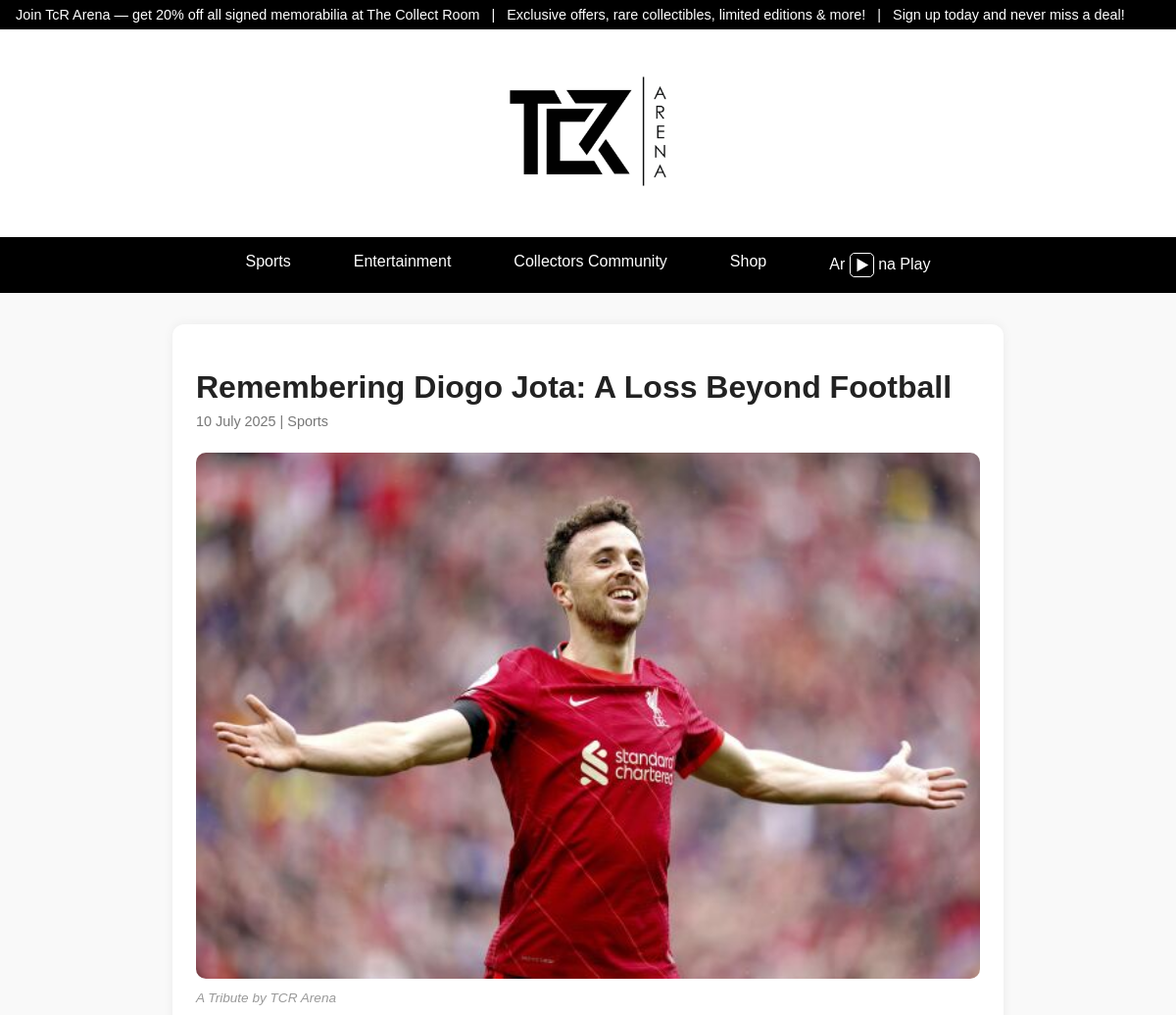
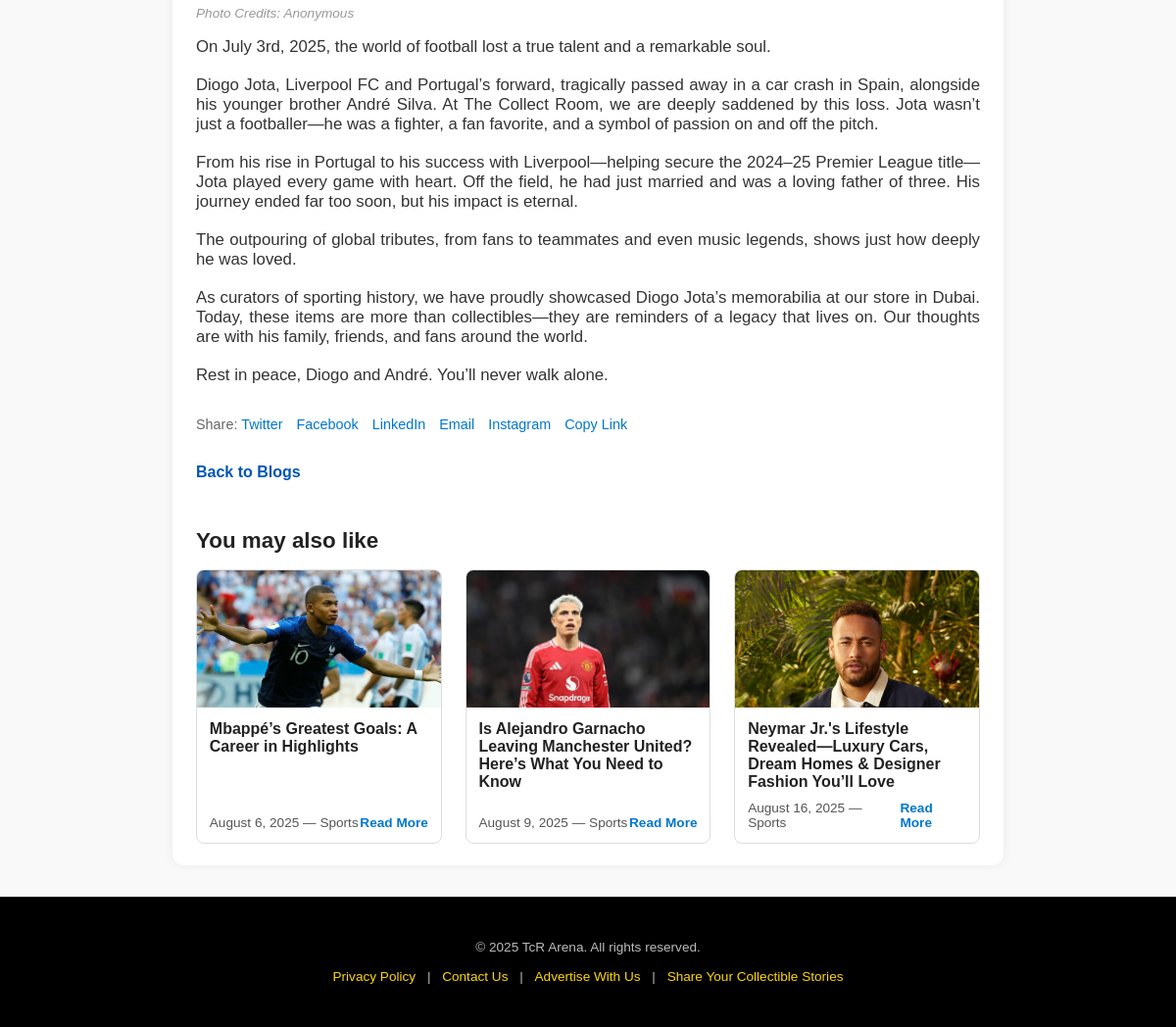
Screenshot of /news/1 with the database file from the repository (2 pictures, top to bottom).
### app.py (models this page shows)
class News(db.Model):
    id = db.Column(db.Integer, primary_key=True)
    title = db.Column(db.String(255))
    date = db.Column(db.String(50))
    category = db.Column(db.String(100))
    image_filename = db.Column(db.String(255))
    content = db.Column(db.Text)
    image_caption = db.Column(db.String(255))
    image_credit = db.Column(db.String(255))
    summary = db.Column(db.String(300))
    @property
    def image_url(self):
        if self.image_filename:
            return f"/static/uploads/{self.image_filename}"
        else:
            return "/static/uploads/default-placeholder.png"

### app.py (the view)
@app.route('/news/<int:news_id>')
def view_news(news_id):
    news = News.query.get_or_404(news_id)
    suggestions = News.query.filter(News.id != news_id, News.category == news.category).order_by(News.id.desc()).limit(3).all()
    return render_template('news_detail.html', news=news, suggestions=suggestions)

### templates/news_detail.html (shortened to what this page needs)
<!DOCTYPE html>
<html lang="en">
<head>
</head>
<body>
  <div class="top-black-bar">
    <marquee behavior="scroll" direction="left" scrollamount="8" onmouseover="this.stop();" onmouseout="this.start();">
      Join TcR Arena — get 20% off all signed memorabilia at The Collect Room&nbsp;&nbsp;&nbsp;|&nbsp;&nbsp;&nbsp;Exclusive offers, rare collectibles, limited editions &amp; more!&nbsp;&nbsp;&nbsp;|&nbsp;&nbsp;&nbsp;Sign up today and never miss a deal!
    </marquee>
  </div>
  <div class="logo-banner">
    <a href="{{ url_for('home') }}">
      <img src="{{ url_for('static', filename='arena.png') }}" alt="TCR Arena Logo" />
    </a>
  </div>
  <header>
    <div class="header-container">
      <nav id="navMenu">
        <a href="{{ url_for('blog', category='Sports') }}">Sports</a>
        <a href="{{ url_for('blog', category='Entertainment') }}">Entertainment</a>
        <a href="{{ url_for('memorabilia') }}">Collectors Community</a>
        <a href="https://www.thecollectroom.com/">Shop</a>
        <a href="{{ url_for('all_videos') }}">
          Ar <svg
            width="20"
            height="20"
            viewBox="0 0 24 24"
            fill="white"
            style="vertical-align: middle; border: 1px solid white; padding: 1.5px; box-sizing: content-box; border-radius: 5px;">
            <polygon points="6,4 20,12 6,20" />
          </svg> na Play
        </a>
      </nav>
    </div>
  </header>
   <div class="container">
    <h1 class="news-title">{{ news.title }}</h1>
    <div class="news-meta">{{ news.date }} | {{ news.category }}</div>
    <img src="{{ news.image_url }}" alt="{{ news.title }}" class="news-image">
    {% if news.image_caption %}
      <div class="caption-credit">{{ news.image_caption }}</div>
    {% endif %}
    {% if news.image_credit %}
      <div class="caption-credit">Photo Credits: {{ news.image_credit }}</div>
    {% endif %}
    <div class="news-content">
      {% for paragraph in news.content.replace('\r\n', '\n').split('\n') %}
        {% if paragraph.strip() %}
          <p>{{ paragraph.strip() }}</p>
        {% endif %}
      {% endfor %}
    </div>
    <div class="share-buttons">
      <span>Share:</span>
      <a href="https://twitter.com/intent/tweet?url={{ request.url|urlencode }}&text={{ news.title|urlencode }}" target="_blank" rel="noopener noreferrer">Twitter</a>
      <a href="https://www.facebook.com/sharer/sharer.php?u={{ request.url|urlencode }}" target="_blank" rel="noopener noreferrer">Facebook</a>
      <a href="https://www.linkedin.com/sharing/share-offsite/?url={{ request.url|urlencode }}" target="_blank" rel="noopener noreferrer">LinkedIn</a>
      <a href="mailto:?subject={{ news.title|urlencode }}&body=Check this out: {{ request.url|urlencode }}">Email</a>
      <button type="button" id="instagramBtn">Instagram</button>
      <button type="button" id="copyLinkBtn">Copy Link</button>
    </div>
    <a href="{{ url_for('blog') }}" class="back-link">Back to Blogs</a>
    <div class="suggestions">
      <h3>You may also like</h3>
      <div class="suggestion-grid">
        {% for item in suggestions %}
        <div class="suggestion-item">
          <img src="{{ item.image_url }}" alt="{{ item.title }}">
          <div class="suggestion-content">
            <h4>{{ item.title }}</h4>
            <div class="suggestion-meta">
              <span>{{ item.date }} — {{ item.category }}</span>
              <a href="{{ url_for('view_news', news_id=item.id) }}">Read More </a>
            </div>
          </div>
        </div>
        {% endfor %}
      </div>
    </div>
  </div>
  <footer>
    <p>&copy; 2025 TcR Arena. All rights reserved.</p>
    <p>
      <a href="{{ url_for('privacy') }}">Privacy Policy</a> |
      <a href="{{ url_for('join') }}">Contact Us</a> |
      <a href="{{ url_for('advertise') }}">Advertise With Us</a> |
      <a href="{{ url_for('share_collectible_stories') }}">Share Your Collectible Stories</a>
    </p>
  </footer>
</body>
</html>

### templates/news_detail.html (style rules this page uses)
body { font-family: "Futura", "Trebuchet MS", Arial, sans-serif; margin: 0; padding: 0; background: #f9f9f9; color: #222; }
.top-black-bar { background-color: #000; color: #fff; height: 30px; display: flex; align-items: center; padding: 0 1rem; font-weight: normal; font-size: 0.9rem; position: sticky; top: 0; z-index: 1100; overflow: hidden; }
.logo-banner { background: #fff; text-align: center; padding: 1.2rem 0; box-shadow: 0 2px 4px rgba(0, 0, 0, 0.05); }
.logo-banner img { height: 170px; width: auto; }
header { background: #000; color: #fff; padding: 1rem 0; position: sticky; top: 30px; z-index: 1000; }
.header-container { max-width: 1200px; margin: 0 auto; padding: 0 1rem; display: flex; align-items: center; justify-content: space-between; flex-wrap: wrap; }
nav { display: flex; flex-wrap: wrap; gap: 4rem; justify-content: center; flex-grow: 1; }
nav a { color: #fff; text-decoration: none; font-size: 1rem; }
.container { max-width: 800px; margin: 2rem auto; padding: 1.5rem; background: #fff; box-shadow: 0 0 12px rgba(0, 0, 0, 0.06); border-radius: 12px; }
h1.news-title { font-size: 2rem; font-weight: bold; margin-bottom: 0.5rem; }
.news-meta { font-size: 0.9rem; color: #777; margin-bottom: 1.5rem; }
.news-image { width: 100%; height: auto; border-radius: 10px; margin-bottom: 0.5rem; object-fit: cover; object-position: top; }
.caption-credit { font-size: 0.85rem; color: #999; margin-bottom: 1rem; font-style: italic; }
.news-content { font-size: 1.05rem; color: #333; }
.news-content p { text-align: justify; margin-bottom: 1.2rem; }
.back-link { display: inline-block; margin-top: 2rem; text-decoration: none; color: #0056b3; font-weight: bold; }
.share-buttons { margin-top: 2rem; font-size: 0.9rem; color: #666; }
.share-buttons a { margin-right: 10px; color: #0077cc; text-decoration: none; }
.suggestions { margin-top: 3rem; }
.suggestions h3 { margin-bottom: 1rem; font-size: 1.4rem; }
.suggestion-grid { display: grid; grid-template-columns: repeat(auto-fit, minmax(220px, 1fr)); gap: 1.5rem; }
.suggestion-item { background: #fff; border: 1px solid #ddd; border-radius: 8px; overflow: hidden; display: flex; flex-direction: column; height: 100%; }
.suggestion-item img { width: 100%; height: 140px; object-fit: cover; object-position: top; }
.suggestion-content { padding: 0.8rem; display: flex; flex-direction: column; justify-content: space-between; height: 100%; }
.suggestion-content h4 { font-size: 1rem; margin: 0 0 0.5rem; }
.suggestion-meta { display: flex; justify-content: space-between; align-items: center; font-size: 0.85rem; color: #555; margin-top: auto; }
.suggestion-meta a { color: #0077cc; text-decoration: none; font-weight: bold; }
footer { background: #000000; color: #bbb; text-align: center; padding: 2rem 1rem; font-size: 0.85rem; border-top: 1px solid #222; margin-top: auto; }
footer p { margin: 0.5rem 0; line-height: 1.6; }
footer a { color: #ffd700; text-decoration: none; margin: 0 0.5rem; }
.share-buttons a, .share-buttons button { margin-right: 10px; color: #0077cc; text-decoration: none; background: none; border: none; cursor: pointer; font: inherit; padding: 0; }

### rows the page displays
News: title "Remembering Diogo Jota: A Loss Beyond Football", date "10 July 2025", category "Sports", image_url (picture), image_caption "A Tribute by TCR Arena", image_credit "Anonymous"
News: image_url (picture), title "Mbappé’s Greatest Goals: A Career in Highlights​", date "August 6, 2025", category "Sports"
News: image_url (picture), title "Is Alejandro Garnacho Leaving Manchester United? Here’s What You Need to Know​ ​", date "August 9, 2025", category "Sports"
News: image_url (picture), title "Neymar Jr.'s Lifestyle Revealed—Luxury Cars, Dream Homes & Designer Fashion You’ll Love​", date "August 16, 2025", category "Sports"

### other values shown
{{ paragraph.strip() }} "On July 3rd, 2025, the world of football lost a true talent and a remarkable soul." "The outpouring of global tributes, from fans to teammates and even music legends, shows just how deeply he was loved." "Rest in peace, Diogo and André. You’ll never walk alone."
